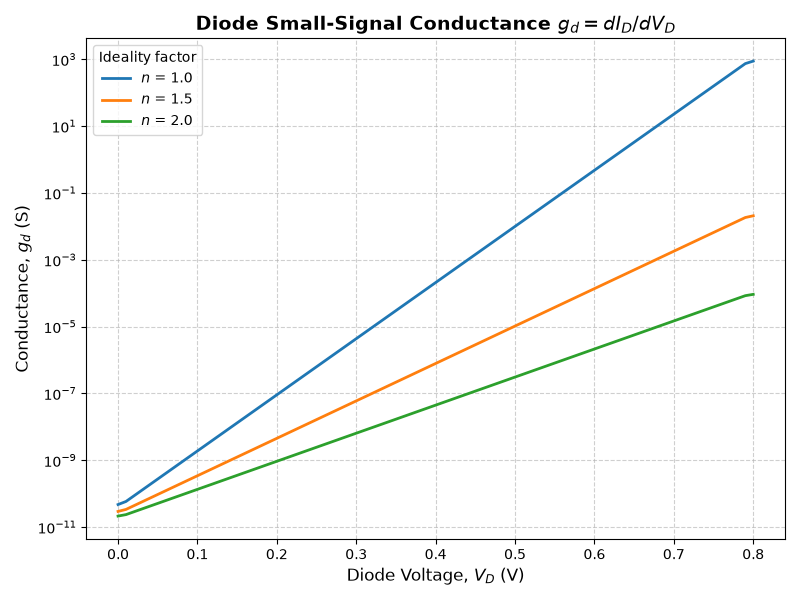

This figure's Python source:
import numpy as np
import matplotlib.pyplot as plt

IS = 1e-12       # A, reverse saturation current (fixed)
Vt = 0.02585        # V, thermal voltage at room temperature
n_list = [1.0, 1.5, 2.0]

vd = np.arange(0, 0.8 + 1e-9, 0.01)  # 0 to 0.8 V in 0.01 V steps

diode_data = {}
for n in n_list:
    id_ = IS * (np.exp(vd / (n * Vt)) - 1)
    diode_data[n] = id_

plt.figure(3, figsize=(8, 6))
for n in n_list:
    gd = np.gradient(diode_data[n], vd)
    plt.semilogy(vd, gd, linewidth=2, label=f'$n$ = {n}')
 
plt.title('Diode Small-Signal Conductance $g_d = dI_D/dV_D$', fontsize=14, fontweight='bold')
plt.xlabel('Diode Voltage, $V_D$ (V)', fontsize=12)
plt.ylabel('Conductance, $g_d$ (S)', fontsize=12)
plt.legend(title='Ideality factor')
plt.grid(True, which='both', linestyle='--', alpha=0.6)
plt.tight_layout()
plt.savefig('diode_gd_log.png', dpi=300)
 
plt.show()
